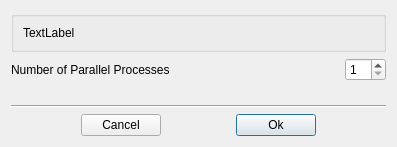
<?xml version="1.0" encoding="UTF-8"?>
<ui version="4.0">
 <class>Dialog</class>
 <widget class="QDialog" name="Dialog">
  <property name="geometry">
   <rect>
    <x>0</x>
    <y>0</y>
    <width>397</width>
    <height>147</height>
   </rect>
  </property>
  <property name="windowTitle">
   <string>Parallel Processing</string>
  </property>
  <layout class="QVBoxLayout" name="verticalLayout">
   <item>
    <widget class="QGroupBox" name="groupBox">
     <property name="title">
      <string/>
     </property>
     <layout class="QVBoxLayout" name="verticalLayout_2">
      <item>
       <widget class="QLabel" name="Hint_label">
        <property name="text">
         <string>TextLabel</string>
        </property>
       </widget>
      </item>
     </layout>
    </widget>
   </item>
   <item>
    <layout class="QHBoxLayout" name="horizontalLayout">
     <item>
      <widget class="QLabel" name="N_processes_label">
       <property name="text">
        <string>Number of Parallel Processes</string>
       </property>
      </widget>
     </item>
     <item>
      <spacer name="horizontalSpacer_4">
       <property name="orientation">
        <enum>Qt::Horizontal</enum>
       </property>
       <property name="sizeHint" stdset="0">
        <size>
         <width>40</width>
         <height>20</height>
        </size>
       </property>
      </spacer>
     </item>
     <item>
      <widget class="QSpinBox" name="N_processes">
       <property name="minimum">
        <number>1</number>
       </property>
      </widget>
     </item>
    </layout>
   </item>
   <item>
    <spacer name="verticalSpacer">
     <property name="orientation">
      <enum>Qt::Vertical</enum>
     </property>
     <property name="sizeHint" stdset="0">
      <size>
       <width>20</width>
       <height>40</height>
      </size>
     </property>
    </spacer>
   </item>
   <item>
    <widget class="Line" name="line">
     <property name="orientation">
      <enum>Qt::Horizontal</enum>
     </property>
    </widget>
   </item>
   <item>
    <layout class="QHBoxLayout" name="horizontalLayout_2">
     <item>
      <spacer name="horizontalSpacer_3">
       <property name="orientation">
        <enum>Qt::Horizontal</enum>
       </property>
       <property name="sizeHint" stdset="0">
        <size>
         <width>40</width>
         <height>20</height>
        </size>
       </property>
      </spacer>
     </item>
     <item>
      <widget class="QPushButton" name="Cancel_button">
       <property name="text">
        <string>Cancel</string>
       </property>
      </widget>
     </item>
     <item>
      <spacer name="horizontalSpacer">
       <property name="orientation">
        <enum>Qt::Horizontal</enum>
       </property>
       <property name="sizeHint" stdset="0">
        <size>
         <width>40</width>
         <height>20</height>
        </size>
       </property>
      </spacer>
     </item>
     <item>
      <widget class="QPushButton" name="Ok_button">
       <property name="text">
        <string>Ok</string>
       </property>
       <property name="default">
        <bool>true</bool>
       </property>
      </widget>
     </item>
     <item>
      <spacer name="horizontalSpacer_2">
       <property name="orientation">
        <enum>Qt::Horizontal</enum>
       </property>
       <property name="sizeHint" stdset="0">
        <size>
         <width>40</width>
         <height>20</height>
        </size>
       </property>
      </spacer>
     </item>
    </layout>
   </item>
  </layout>
 </widget>
 <resources/>
 <connections/>
</ui>
